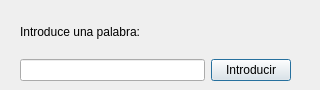
<?xml version="1.0" encoding="UTF-8"?>
<ui version="4.0">
 <class>IntroducirPalabra</class>
 <widget class="QDialog" name="IntroducirPalabra">
  <property name="geometry">
   <rect>
    <x>0</x>
    <y>0</y>
    <width>320</width>
    <height>90</height>
   </rect>
  </property>
  <property name="windowTitle">
   <string>Dialog</string>
  </property>
  <widget class="QWidget" name="">
   <property name="geometry">
    <rect>
     <x>20</x>
     <y>10</y>
     <width>271</width>
     <height>71</height>
    </rect>
   </property>
   <layout class="QVBoxLayout" name="verticalLayout">
    <item>
     <widget class="QLabel" name="label">
      <property name="text">
       <string>Introduce una palabra:</string>
      </property>
     </widget>
    </item>
    <item>
     <layout class="QHBoxLayout" name="horizontalLayout">
      <item>
       <widget class="QLineEdit" name="palabraIntroducida"/>
      </item>
      <item>
       <widget class="QPushButton" name="bIntroducido">
        <property name="text">
         <string>Introducir</string>
        </property>
       </widget>
      </item>
     </layout>
    </item>
   </layout>
  </widget>
 </widget>
 <resources/>
 <connections/>
</ui>
